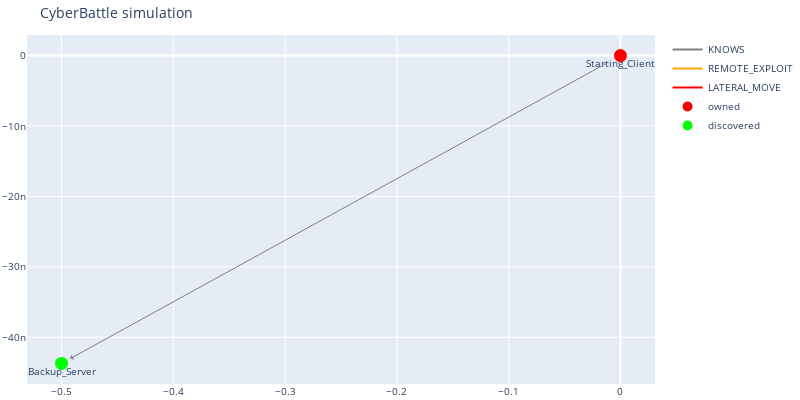

Notebook cell for this chart:
### Markdown cell above
## Discover Backup_Server

### Code cell
outcome = c2.run_attack("Starting_Client", "ReadSourceCode_LeakedNode")
plot()

### Figure 1 — Plotly figure (JSON) as saved in the notebook; plotly's stock layout.template omitted (floating-point values rounded to 4 significant figures)
{"data": [{"line": {"color": "gray"}, "mode": "lines", "name": "KNOWS", "type": "scatter", "x": [0], "y": [0]}, {"line": {"color": "orange"}, "mode": "lines", "name": "REMOTE_EXPLOIT", "type": "scatter", "x": [0], "y": [0]}, {"line": {"color": "red"}, "mode": "lines", "name": "LATERAL_MOVE", "type": "scatter", "x": [0], "y": [0]}, {"hoverinfo": "text", "marker": {"color": "#D32F2E", "line": {"color": "rgb(255,0,0)", "width": 8}, "size": 5, "symbol": "circle-dot"}, "mode": "markers+text", "name": "owned", "text": ["Starting_Client"], "textposition": "bottom center", "type": "scatter", "x": [0], "y": [0]}, {"hoverinfo": "text", "marker": {"color": "#0e9d00", "line": {"color": "rgb(0,255,0)", "width": 8}, "size": 5, "symbol": "circle-dot"}, "mode": "markers+text", "name": "discovered", "text": ["Backup_Server"], "textposition": "bottom center", "type": "scatter", "x": [-0.5], "y": [-4.371e-08]}], "layout": {"annotations": [{"align": "center", "arrowcolor": "gray", "arrowhead": 1, "arrowsize": 1, "arrowwidth": 1, "ax": 0, "axref": "x", "ay": 0, "ayref": "y", "hovertext": "KNOWS", "opacity": 1, "showarrow": true, "standoff": 10, "startstandoff": 10, "x": -0.5, "xref": "x", "y": -4.371e-08, "yref": "y"}], "autosize": false, "font": {"size": 10}, "height": 400, "hovermode": "closest", "margin": {"b": 15, "l": 2, "r": 2, "t": 35}, "showlegend": true, "title": {"text": "CyberBattle simulation"}, "width": 800}}
